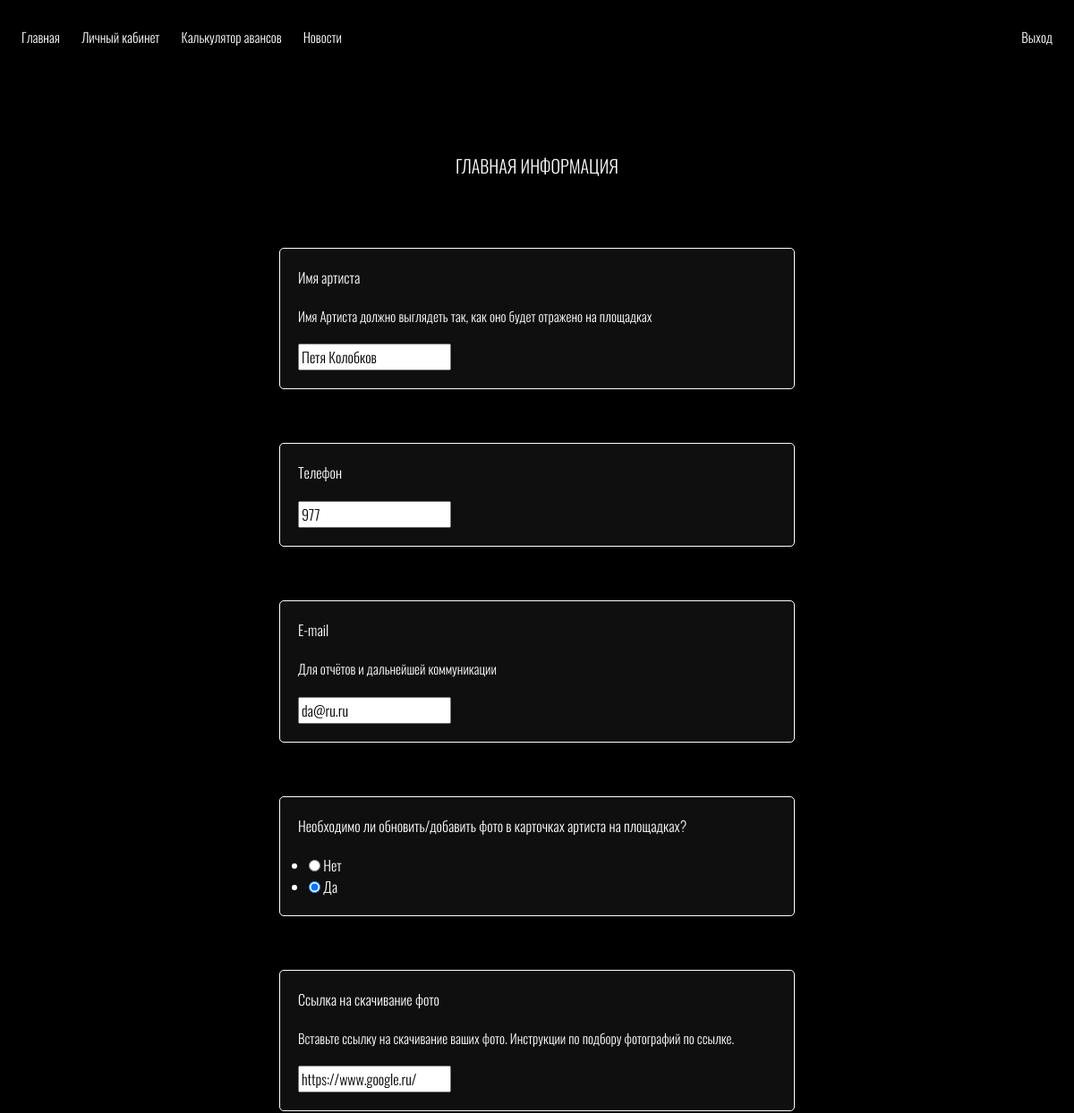
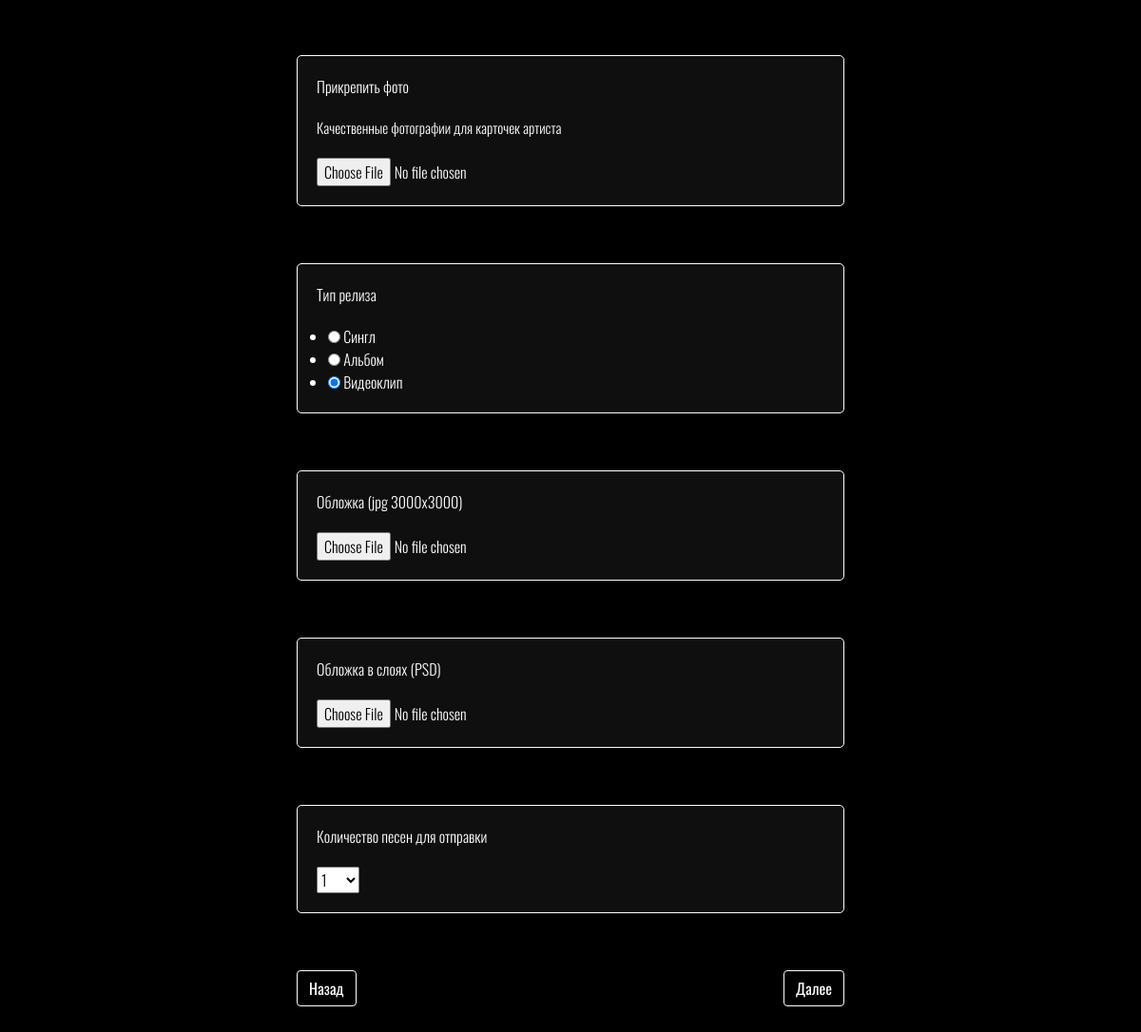
Before: /release/ (signed in) with the older database file (2 pictures, top to bottom).
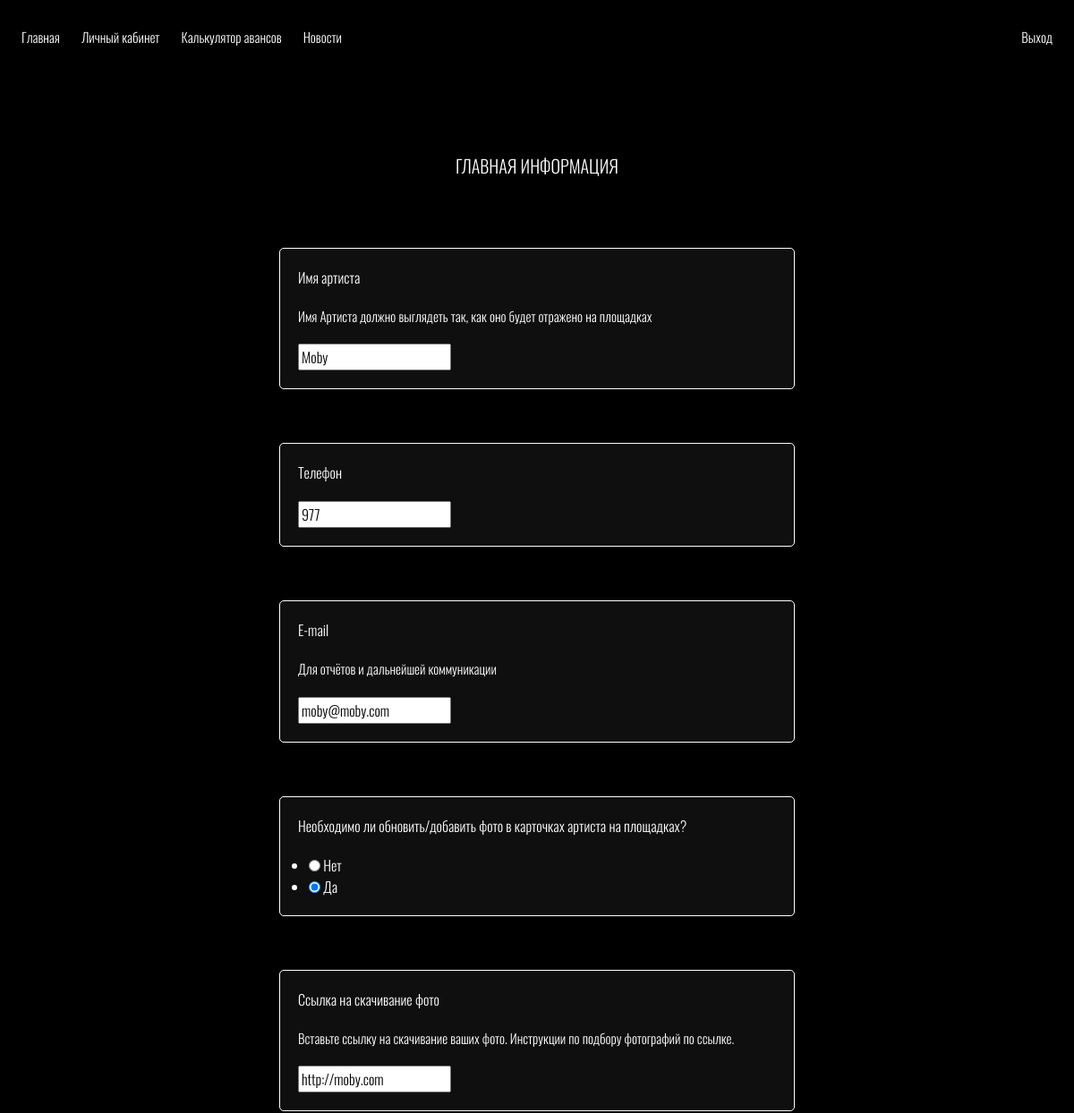
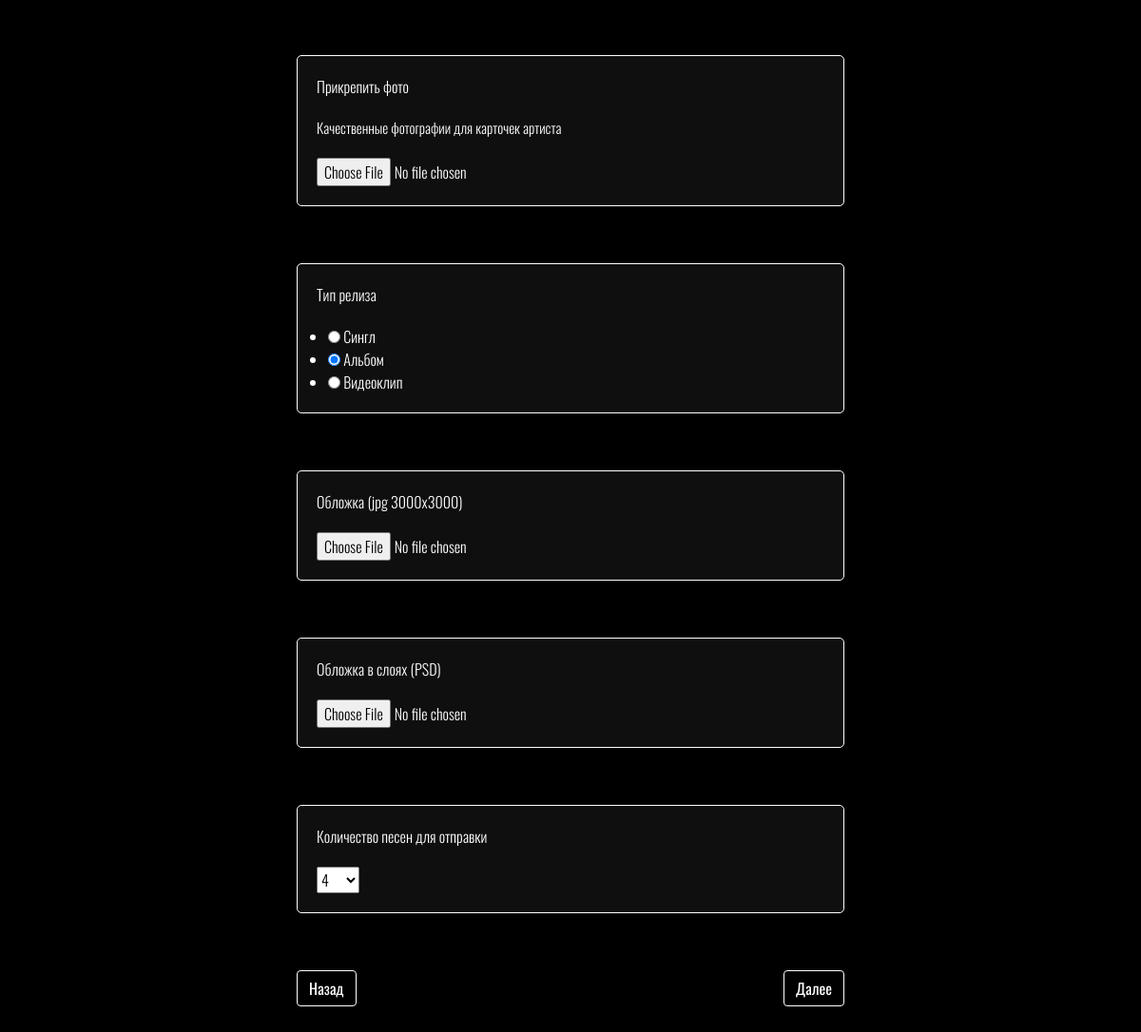
After: the same page with the newer database file (2 pictures, top to bottom).
### release/models.py (models this page shows)
class MainInfo(models.Model):
    bool_choices = [
        ('NO', 'Нет'),
        ('YES', 'Да'),
    ]
    content_choices = [
        ('SINGLE', 'Сингл'),
        ('ALBUM', 'Альбом'),
        ('CLIP', 'Видеоклип'),
    ]
    integer_choices = [(i, i) for i in range(1, 101)]
    name = models.CharField(max_length=150, verbose_name='Имя артиста')
    phone_number = models.CharField(max_length=10, verbose_name='Телефон')
    email = models.EmailField(verbose_name='E-mail')
    is_update_photo = models.CharField(max_length=4, choices=bool_choices, default='NO', verbose_name='Необходимо ли обновить/добавить фото в карточках артиста на площадках?')
    photo_link = models.URLField(verbose_name='Ссылка на скачивание фото', null=True, blank=True)
    photo = models.ImageField(upload_to = 'uploads/%Y/%m/%d/', verbose_name='Прикрепить фото', blank=True, null=True)
    content_type = models.CharField(max_length=9, choices=content_choices, verbose_name='Тип релиза', default='SINGLE')
    cover = models.ImageField(upload_to = 'uploads/%Y/%m/%d/', verbose_name='Обложка (jpg 3000x3000)', blank=True, null=True)
    cover_psd = models.FileField(upload_to = 'uploads/%Y/%m/%d/', verbose_name='Обложка в слоях (PSD)', blank=True, null=True)
    num_songs = models.IntegerField(choices=integer_choices, null=True, default=1, verbose_name='Количество песен для отправки')
    user = models.ForeignKey(User, on_delete=models.CASCADE, null=True)

### release/views.py (the view, shortened to what this page needs)
# urls.py: path('', MainInfoView.as_view(), name='release'),
class MainInfoView(LoginRequiredMixin, FormView):
    template_name = 'release/release.html'
    form_class = MainInfoForm
    form_title = 'Главная информация'
    def get(self, request, *args, **kwargs):
        user = User.objects.get(username = request.user)
        main_info = MainInfo.objects.filter(user_id = user.id).values()
        if len(main_info) != 0:
            for item in main_info:
                data = item
            data['user'] = user
            form = self.form_class(initial = data)
        else:
            form = self.form_class(initial = {'user': user})
        return render(request, self.template_name, {'form': form, 'form_title': self.form_title})

### release/forms.py
class MainInfoForm(ModelForm):
    class Meta:
        model = MainInfo
        fields = ['name', 'phone_number', 'email', 'is_update_photo', 'photo_link', 'photo', 'content_type', 'cover', 'cover_psd', 'num_songs', 'user',]
        widgets = {
            'is_update_photo': RadioSelect,
            'content_type': RadioSelect,
            'user': HiddenInput,
        }
        help_texts = {
            'name':'Имя Артиста должно выглядеть так, как оно будет отражено на площадках',
            'email':'Для отчётов и дальнейшей коммуникации',
            'photo_link':'Вставьте ссылку на скачивание ваших фото. Инструкции по подбору фотографий по <a href = "https://disk.yandex.ru/d/qkZJhwS-Q9qc1w">ссылке.</a>',
            'photo':'Качественные фотографии для карточек артиста',
        }

### release/templates/release/release.html
{% extends 'base.html' %}
{% load static %}
{% block header %}
{% include '_nav.html' %}
{% endblock %}
{% block body %}
{% include 'vertical_form.html' %}
{% endblock %}

### templates/inc/base.html (shortened to what this page needs)
{% load static %}
<!doctype html>
<html lang="en">
  <head>
    <link href="{% static '/css/bootstrap.css' %}" rel="stylesheet" type="text/css">
    <link href="{% static '/css/main.css' %}" rel="stylesheet" type="text/css">
    <link href="{% static '/css/button.css' %}" rel="stylesheet" type="text/css">
    <link href="{% static '/css/font.css' %}" rel="stylesheet" type="text/css">
    <link href="{% static '/css/form.css' %}" rel="stylesheet" type="text/css">
  </head>
  <body>
    <header>
      {% block header %}
      {% endblock %}
    </header>
    <section>
      {% block body %}
      {% endblock %}
    </section>
  </body>
</html>

### templates/inc/_nav.html
<div class="container-xxl !direction !spacing">
    <div class="row ${1| ,row-cols-2,row-cols-3, auto,justify-content-md-center,|}">
        <div class="col-lg-6 col-sm-8 col-6 nav-block-left">
            <ul class="nav">
                <li class="nav-item">
                    <a aria-current="page" href="{% url 'main' %}">Главная</a>
                </li>
                <li class="nav-item">
                    <a href="#">Личный кабинет</a>
                </li>
                <li class="nav-item">
                    <a href="#">Калькулятор авансов</a>
                </li>
                <li class="nav-item">
                    <a href="{% url 'news' %}">Новости</a>
                </li>
            </ul>
        </div>
        <div class="col-lg-6 col-sm-4 col-6 nav-block-right">
            <ul class="nav justify-content-end">
                <li class="nav-item">
                    <a aria-current="page" href="{% url 'logout' %}">Выход</a>
                </li>
            </ul>
        </div>
    </div>
</div>

### templates/inc/vertical_form.html (shortened to what this page needs)
<div class="container-xxl !direction !spacing">
    <div class="row ${1| ,row-cols-2,row-cols-3, auto,justify-content-md-center,|}">
        <div class="col-md-6 col-sm-8 col-10 release-header">
            <h5>{{ form_title }}</h5>
        </div>
    </div>
    <form method="POST" action="" novalidate enctype="multipart/form-data">
        <div class="row ${1| ,row-cols-2,row-cols-3, auto,justify-content-md-center,|}">
            <div class="col-md-6 col-sm-8 col-10 release-form">
                {% for item in form.visible_fields %}
                    <div>
                        <p>{{ item.label }}</p>
                        {% autoescape off %}
                        <p style="font-size: 15px;">{{ item.help_text }}</p>
                        {% endautoescape %}
                        <p>{{ item }}</p>
                    </div>
                {% endfor %}
            </div>
        </div>
        <div class="row ${1| ,row-cols-2,row-cols-3, auto,justify-content-md-center,|}">
            <div class="col-md-6 col-sm-8 col-10 release-button">
                <button class="btn button" type="button" onclick="history.back();">Назад</button>
                <button class="btn button" type="submit">Далее</button>
            </div>
        </div>
    </form>
</div>

### templates/static/css/main.css (style rules this page uses)
body { background-color: black; }
section { padding-top: 10%; padding-bottom: 5%; }
.release-header { margin: auto; font-family: var(--oswald_light); color: white; }
.release-header h5 { text-align: center; text-transform: uppercase; margin-bottom: 40px; }
.release-form { margin: auto; margin-top: 40px; }
.release-form div { border: solid 1px white; border-radius: 5px; background-color: #0f0f0f; margin-bottom: 60px; font-family: var(--oswald_light); color: white; }
.release-button { display: flex; margin: auto; margin-bottom: 40px; justify-content: space-between; }
a:link { text-decoration: none; color: white; }
.nav-item { padding: 30px 12px 0px 12px; font-family: var(--oswald_light); color: white; font-size: 15px; }
.button { border: 1px solid; background: none; font-family: var(--oswald_regular); color: white; }
.release-form p { margin: 20px 20px 20px 20px; }

Changed rows visible on the page:
removed MainInfo: visible_fields "Петя Колобков" "977" "da@ru.ru" "☐ Нет ☑ Да" "https://www.google.ru/" "☐ Сингл ☐ Альбом ☑ Видеоклип" "1"
added MainInfo: visible_fields "Moby" "977" "moby@moby.com" "☐ Нет ☑ Да" "http://moby.com" "☐ Сингл ☑ Альбом ☐ Видеоклип" "4"
